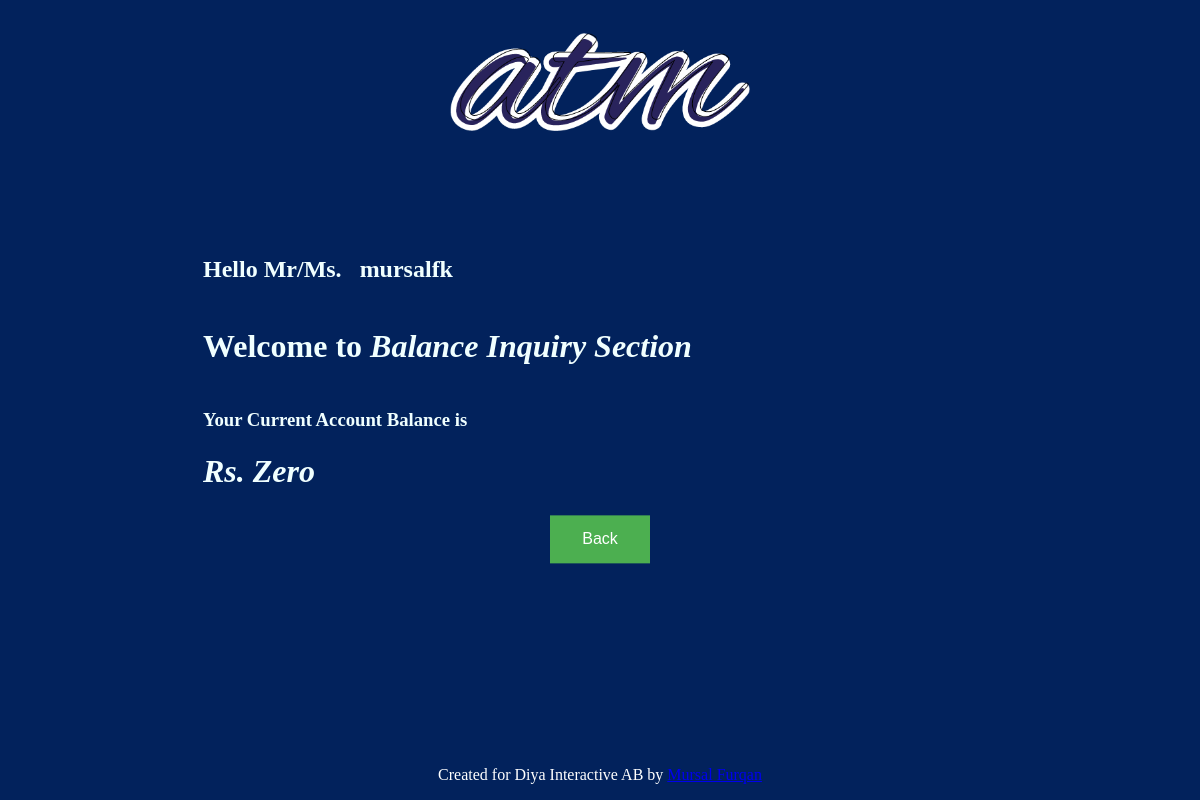
Before: /balance_inquiry/ (signed in) with the older database file.
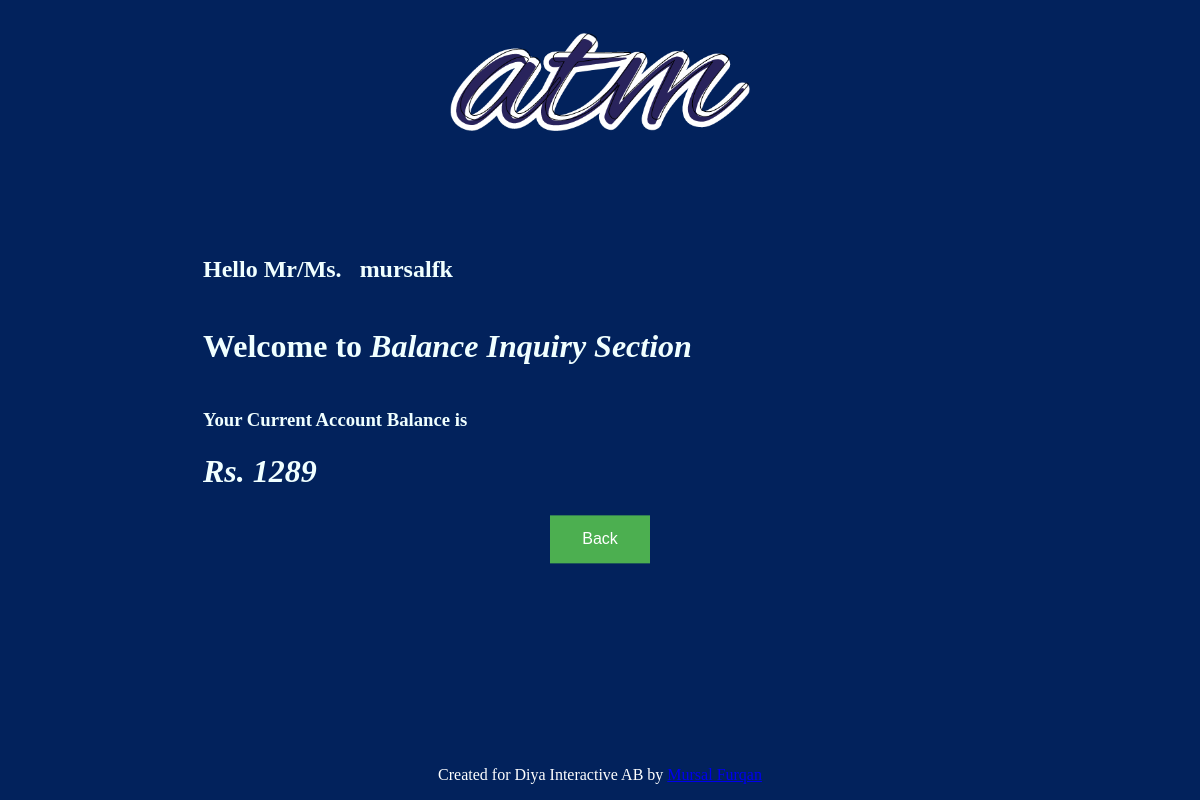
After: the same page with the newer database file.
### app/models.py (models this page shows)
class Balance_inq(models.Model):
    user_id = models.ForeignKey(User, on_delete=models.CASCADE)
    balance = models.CharField(max_length = 20, default = None)

### app/views.py (the view)
# urls.py: path('balance_inquiry/', views.balance_inquiry, name="balance_inquiry_atm"),
@login_required(login_url='/')
def balance_inquiry(request):
    user = request.user
    if Balance_inq.objects.filter(user_id = user).exists():
        current_balance = Balance_inq.objects.all().filter(user_id = user )
        for e in current_balance:
            print(e.balance)
            current_balance = e.balance
    else:
        current_balance = 'Zero'
    context = {
        'title':'Balance Inquiry',
        'current_balance' : current_balance,
    }
    return render(request, 'atm_py/balance_inquiry.html', context)

### atm_py/templates/atm_py/balance_inquiry.html
{% extends "atm_py/base.html" %}
{% block content %}
<table>
  <tr>
    <td><h2>
      Hello Mr/Ms. &nbsp; {{request.user}}
    </h2></td>
  </tr>
  <tr>
    <td>
      <h1>
        Welcome to <b><i>Balance Inquiry Section</i></b>
      </h1>
    </td>
  </tr>
  <tr>
    <td>
      <h3>Your Current Account Balance is</h3>
      <h1><i>Rs. {{ current_balance }}</i></h1>
    </td>
  </tr>
  <tr>
    <td>
      <center>
        <a href={% url 'welcome-atm' %}><button>Back</button></a>
      </center>
    </td>
  </tr>
</table>
{% endblock content %}

Changed rows visible on the page:
added Balance_inq: balance "1289"
Other visible differences:
{{ current_balance }}: "Zero" → (not shown)
